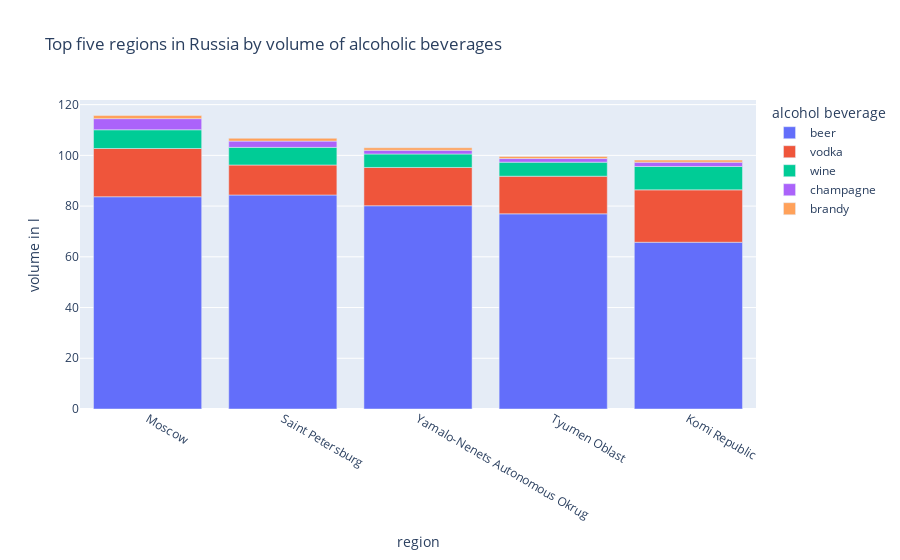

Source (notebook cell):
### Markdown cell above
Let's zoom into the top 5 regions:

### Code cell
fig = px.bar(df_region.sort_values(by = ["total_volume_mean"], ascending = False).head(5), 
             x='region', 
             y=drink_cat,
            title = "Top five regions in Russia by volume of alcoholic beverages",
            labels = {"value": "volume in l","variable":"alcohol beverage"})#.update_xaxes(categoryorder="total descending")
fig.show()

### Figure 1 — Plotly figure (JSON) as saved in the notebook; plotly's stock layout.template omitted (floating-point values rounded to 4 significant figures)
{"data": [{"alignmentgroup": "True", "hovertemplate": "alcohol beverage=beer<br>region=%{x}<br>volume in l=%{y}<extra></extra>", "legendgroup": "beer", "marker": {"color": "#636efa", "pattern": {"shape": ""}}, "name": "beer", "offsetgroup": "beer", "orientation": "v", "showlegend": true, "textposition": "auto", "type": "bar", "x": ["Moscow", "Saint Petersburg", "Yamalo-Nenets Autonomous Okrug", "Tyumen Oblast", "Komi Republic"], "xaxis": "x", "y": [83.69, 84.38, 80.14, 76.95, 65.74], "yaxis": "y"}, {"alignmentgroup": "True", "hovertemplate": "alcohol beverage=vodka<br>region=%{x}<br>volume in l=%{y}<extra></extra>", "legendgroup": "vodka", "marker": {"color": "#EF553B", "pattern": {"shape": ""}}, "name": "vodka", "offsetgroup": "vodka", "orientation": "v", "showlegend": true, "textposition": "auto", "type": "bar", "x": ["Moscow", "Saint Petersburg", "Yamalo-Nenets Autonomous Okrug", "Tyumen Oblast", "Komi Republic"], "xaxis": "x", "y": [19.02, 11.82, 15.09, 14.83, 20.65], "yaxis": "y"}, {"alignmentgroup": "True", "hovertemplate": "alcohol beverage=wine<br>region=%{x}<br>volume in l=%{y}<extra></extra>", "legendgroup": "wine", "marker": {"color": "#00cc96", "pattern": {"shape": ""}}, "name": "wine", "offsetgroup": "wine", "orientation": "v", "showlegend": true, "textposition": "auto", "type": "bar", "x": ["Moscow", "Saint Petersburg", "Yamalo-Nenets Autonomous Okrug", "Tyumen Oblast", "Komi Republic"], "xaxis": "x", "y": [7.382, 6.953, 5.312, 5.542, 9.224], "yaxis": "y"}, {"alignmentgroup": "True", "hovertemplate": "alcohol beverage=champagne<br>region=%{x}<br>volume in l=%{y}<extra></extra>", "legendgroup": "champagne", "marker": {"color": "#ab63fa", "pattern": {"shape": ""}}, "name": "champagne", "offsetgroup": "champagne", "orientation": "v", "showlegend": true, "textposition": "auto", "type": "bar", "x": ["Moscow", "Saint Petersburg", "Yamalo-Nenets Autonomous Okrug", "Tyumen Oblast", "Komi Republic"], "xaxis": "x", "y": [4.386, 2.469, 1.486, 1.426, 1.697], "yaxis": "y"}, {"alignmentgroup": "True", "hovertemplate": "alcohol beverage=brandy<br>region=%{x}<br>volume in l=%{y}<extra></extra>", "legendgroup": "brandy", "marker": {"color": "#FFA15A", "pattern": {"shape": ""}}, "name": "brandy", "offsetgroup": "brandy", "orientation": "v", "showlegend": true, "textposition": "auto", "type": "bar", "x": ["Moscow", "Saint Petersburg", "Yamalo-Nenets Autonomous Okrug", "Tyumen Oblast", "Komi Republic"], "xaxis": "x", "y": [1.258, 1.117, 0.9516, 0.8416, 0.81], "yaxis": "y"}], "layout": {"barmode": "relative", "legend": {"title": {"text": "alcohol beverage"}, "tracegroupgap": 0}, "title": {"text": "Top five regions in Russia by volume of alcoholic beverages"}, "xaxis": {"anchor": "y", "domain": [0, 1], "title": {"text": "region"}}, "yaxis": {"anchor": "x", "domain": [0, 1], "title": {"text": "volume in l"}}}}
